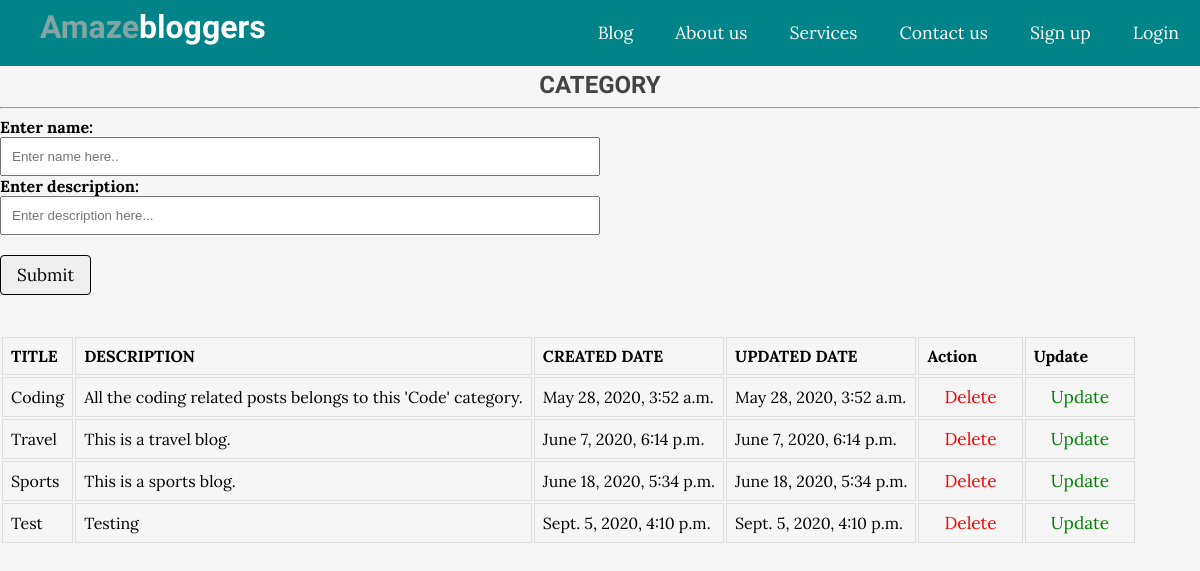
The page /category/ on the database its author committed.
### createBlog/models.py (models this page shows, shortened)
class Category(models.Model):
    objects = None
    title = models.CharField(max_length=650)
    description = models.CharField(max_length=500)
    slug = models.SlugField(max_length=50, null=True, blank=True)
    date = models.DateTimeField(auto_now_add=True)
    updated = models.DateTimeField(auto_now_add=True)

### createBlog/views.py (the view)
# urls.py: path('category/',views.category,name='category'),
def category(request):
    category = Category.objects.all()
    form = Categoryform()
    if request.method == 'POST':
        form = Categoryform(request.POST)
        if form.is_valid():
            form.save()
    context = {'category': category,
               'form': form}
    return render(request, 'createBlog/category.html', context)

### createBlog/form.py
class Categoryform(ModelForm):
    class Meta:
        model = Category
        fields = '__all__'
        exclude = ['slug']

### createBlog/templates/createBlog/category.html (shortened to what this page needs)
{% extends 'createBlog/main.html' %}
{% load static %}
{% block content %}
<div class="category">
    <h2 style="text-align:center;">CATEGORY</h2>
<hr>
       <form action="" method="POST">
            <label for="title" style="font-weight: bold;">Enter name:</label><br>
            <input type="text" name="title" style="height: 50%;width: 50%;padding: 10px 10px;" placeholder="Enter name here.." required><br>
            <label for="description" style="font-weight: bold;">Enter description:</label><br>
            <input type="text" name="description" style="height: 50%;width: 50%;padding: 10px 10px;" placeholder="Enter description here..." required><br><br>
            <button type="submit" class="btn btn-big" style="color:black; border:1px solid black;">
               Submit</button>
       </form>
</div>
<br><br>
             <table >
                 <tr>
                     <th>TITLE</th>
                     <th>DESCRIPTION</th>
                     <th>CREATED DATE</th>
                     <th>UPDATED DATE</th>
                     <th>Action</th>
                     <th>Update</th>
                 </tr>
                 {% for categories in category %}
                 <tr>
                     <td>{{categories.title}}</td>
                     <td>{{categories.description}}</td>
                     <td>{{categories.date}}</td>
                     <td>{{categories.updated}}</td>
                     <td><a class="btn btn-sm btn-danger" style="color:red;" href="{% url 'delete_cat' categories.id %}">Delete</a></td>
                     <td><a class="btn btn-sm btn-primary" style="color:green;" href="{% url 'update_cat' categories.id %}">Update</a></td>
                 </tr>
                 {% endfor %}
             </table>
{% endblock %}

### static/css/style.css (style rules this page uses)
* { box-sizing: border-box; }
html, body { height:100%; padding: 0px; margin: 0px; background: #f6f6f6; font-family:'Lora', serif; }
h1,h2,h3,h4,h5,h6 { font-family: 'candal' , serif; color:#444; margin:5px; }
a { text-decoration:none; color:inherit; }
.btn { padding:.5rem 1rem; background:#white; color:white; border:1px solid transparent; border-radius:.25rem; shift:right; font-size:1.08em; font-family:'Lora',serif; }
td, th { border: 1px solid #dddddd; text-align: left; padding: 8px; }

### rows shown on the page
Category: title "Coding", description "All the coding related posts belongs to this 'Code' category.", date "May 28, 2020, 3:52 a.m.", updated "May 28, 2020, 3:52 a.m."
Category: title "Travel", description "This is a travel blog.", date "June 7, 2020, 6:14 p.m.", updated "June 7, 2020, 6:14 p.m."
Category: title "Sports", description "This is a sports blog.", date "June 18, 2020, 5:34 p.m.", updated "June 18, 2020, 5:34 p.m."
Category: title "Test", description "Testing", date "Sept. 5, 2020, 4:10 p.m.", updated "Sept. 5, 2020, 4:10 p.m."
